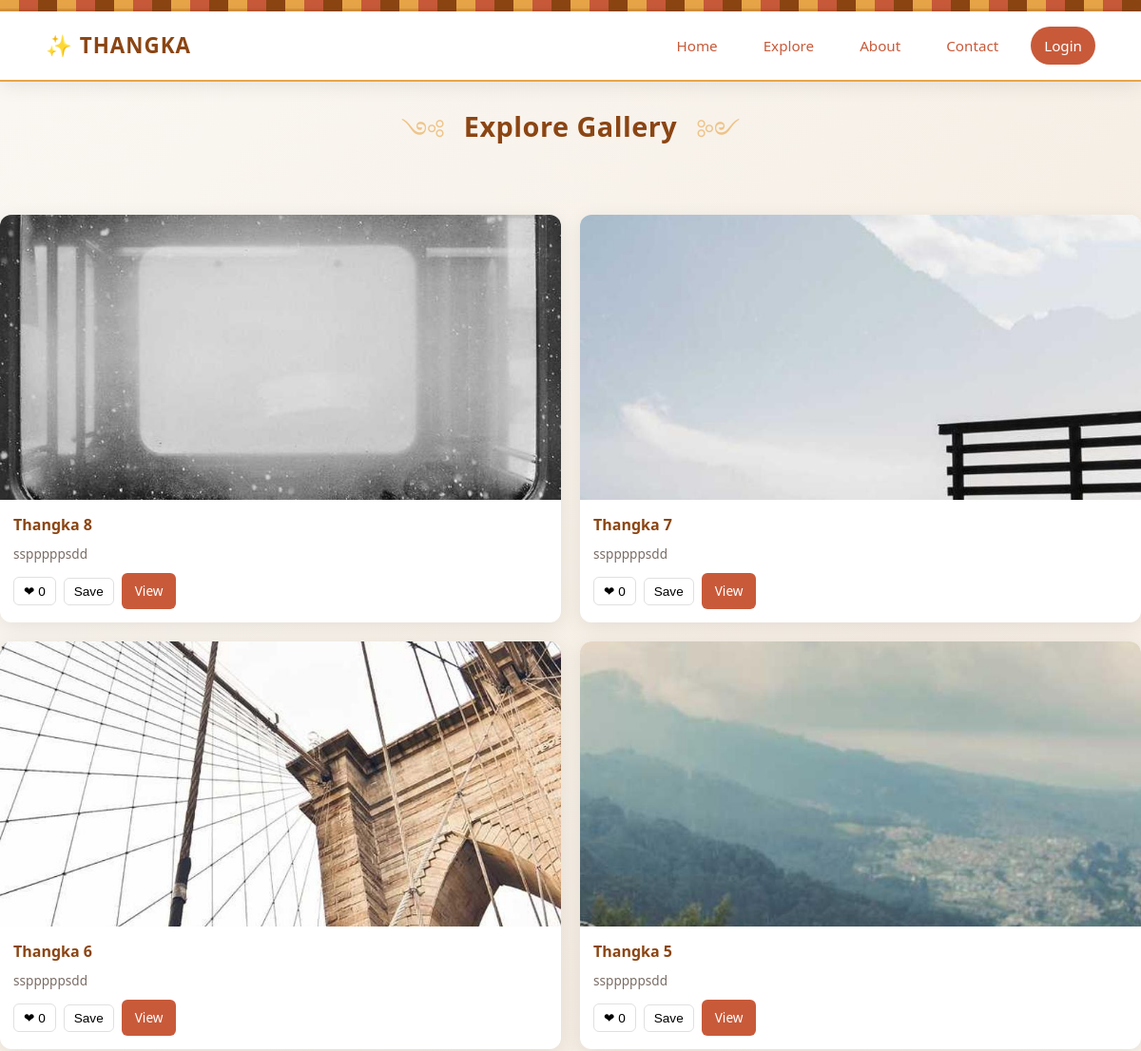
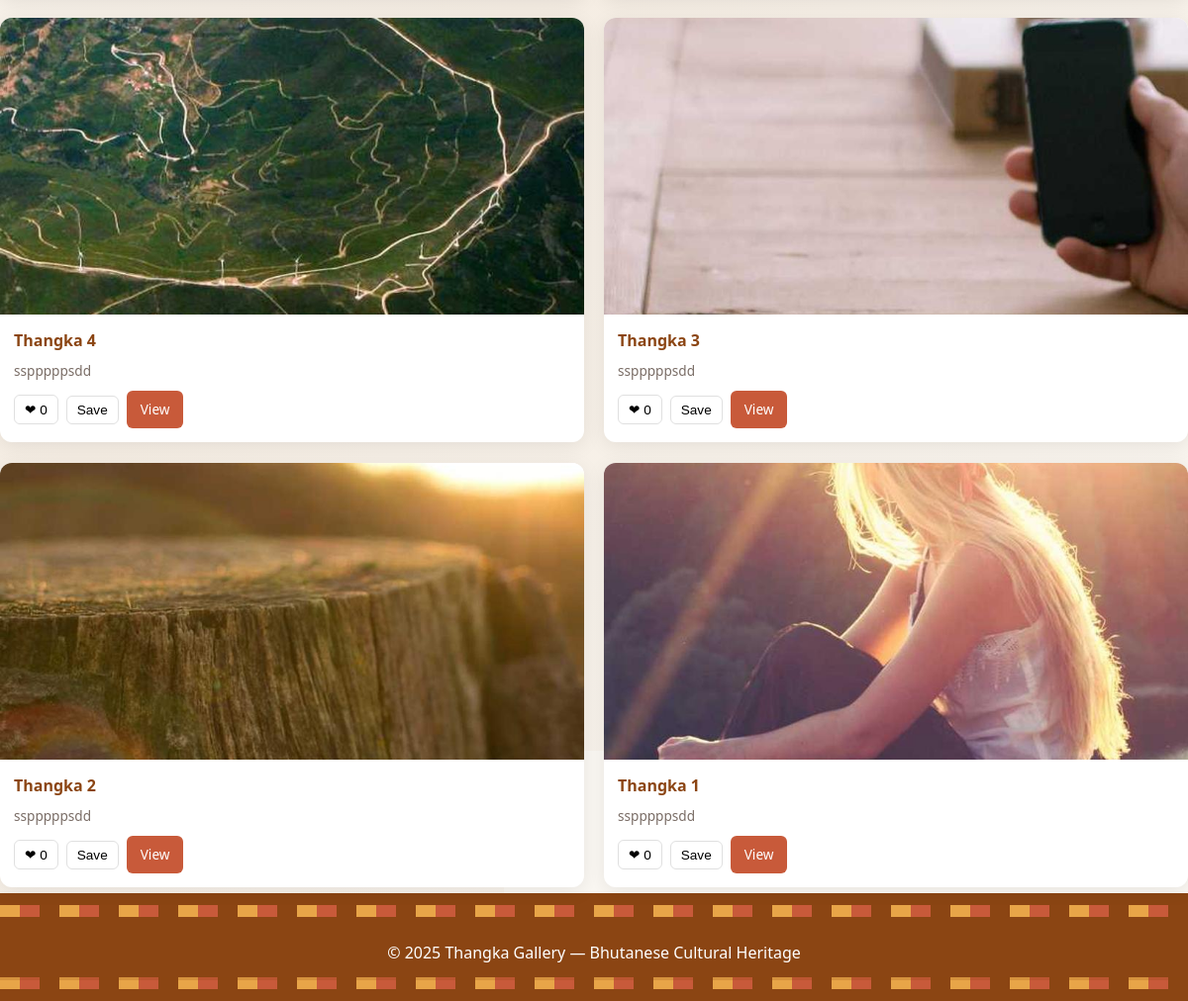
Page /gallery/ on the committed database (2 pictures, top to bottom).
### Thangka_gallary/models.py (models this page shows, shortened)
class Artwork(models.Model):
    MATERIAL_CHOICES = [
        ('cotton', 'Cotton'),
        ('silk', 'Silk'),
        ('paper', 'Paper'),
        ('mixed', 'Mixed Media'),
        ('other', 'Other'),
    ]
    title = models.CharField(max_length=250)
    slug = models.SlugField(max_length=300, unique=True, blank=True)
    artist = models.ForeignKey(Artist, on_delete=models.SET_NULL, null=True, blank=True, related_name='artworks')
    category = models.ForeignKey(Category, on_delete=models.SET_NULL, null=True, blank=True, related_name='artworks')
    tags = models.ManyToManyField(Tag, blank=True, related_name='artworks')
    description = models.TextField(blank=True)
    price = models.DecimalField(max_digits=10, decimal_places=2, null=True, blank=True)
    materials = models.CharField(max_length=40, choices=MATERIAL_CHOICES, default='other')
    created_at = models.DateTimeField(auto_now_add=True)
    year_created = models.PositiveSmallIntegerField(null=True, blank=True)
    is_featured = models.BooleanField(default=False)
    is_published = models.BooleanField(default=True)
    view_count = models.PositiveIntegerField(default=0)
    class Meta:
        ordering = ['-is_featured', '-created_at']

class ArtworkImage(models.Model):
    artwork = models.ForeignKey(Artwork, on_delete=models.CASCADE, related_name='images')
    image = models.ImageField(upload_to='artworks/')
    caption = models.CharField(max_length=200, blank=True)
    order = models.PositiveSmallIntegerField(default=0)
    class Meta:
        ordering = ['order', 'id']

class Artist(models.Model):
    user = models.OneToOneField(User, on_delete=models.CASCADE, related_name='artist', null=True, blank=True)
    name = models.CharField(max_length=140)
    bio = models.TextField(blank=True)
    avatar = models.ImageField(upload_to='artists/avatars/', blank=True, null=True)
    website = models.URLField(blank=True)
    twitter = models.CharField(max_length=200, blank=True)
    instagram = models.CharField(max_length=200, blank=True)

### Thangka_gallary/views.py (the view)
# urls.py: path('gallery/', views.gallery, name='gallery'),
def gallery(request):
    qs = Artwork.objects.filter(is_published=True).order_by('-created_at')
    paginator = Paginator(qs, 12)
    page1 = paginator.get_page(1)
    artworks = list(page1)
    for art in artworks:
        art.likes_count = art.likes.count() if hasattr(art, 'likes') else 0
        art.is_bookmarked = False
        if request.user.is_authenticated:
            art.is_bookmarked = Bookmark.objects.filter(user=request.user, artwork=art).exists()
        art.display_artist = art.artist.name if getattr(art, 'artist', None) and getattr(art.artist, 'name', None) else getattr(art.artist.user, 'username', '')
    return render(request, 'Thangka_gallary/gallery.html', {
        'artworks': artworks,
        'has_next': page1.has_next(),
    })

### Thangka_gallary/Templates/Thangka_gallary/gallery.html (shortened to what this page needs)
{% extends 'Thangka_gallary/base.html' %}
{% load static %}
{% block content %}
<section class="gallery-section bhutanese-page">
  <div class="page-header">
    <div class="header-accent left">༺</div>
    <h2 class="section-title">Explore Gallery</h2>
    <div class="header-accent right">༻</div>
  </div>
  <div id="pinterest-feed" class="gallery-grid">
    {% for art in artworks %}
      {% with img=art.images.all|first %}
      <article class="card" data-id="{{ art.id }}">
        {% if img %}<img loading="lazy" src="{{ img.image.url }}" alt="{{ art.title }}">{% endif %}
        <div class="card-body">
          <h3>{{ art.title }}</h3>
          <p class="muted">{{ art.display_artist }}</p>
          <div class="card-actions">
            <button class="btn-like" data-id="{{ art.id }}">❤ <span class="likes-count">{{ art.likes_count }}</span></button>
            <button class="btn-bookmark" data-id="{{ art.id }}">{{ art.is_bookmarked|yesno:"Saved,Save" }}</button>
            <a class="btn" href="{% url 'artwork_detail' art.id %}">View</a>
          </div>
        </div>
      </article>
      {% endwith %}
    {% endfor %}
  </div>
</section>
{% endblock %}

### Thangka_gallary/Templates/Thangka_gallary/base.html (shortened to what this page needs)
{% load static %}
<!doctype html>
<html lang="en">
<head>
  <link rel="stylesheet" href="{% static 'thangka_gallary/css/style.css' %}">
</head>
<body>
  <div class="decorative-border top"></div>
  <header class="site-header">
    <div class="wrap header-inner">
      <a class="brand" href="/">✨ THANGKA</a>
      <nav id="mainNav" class="main-nav">
        <a href="/">Home</a>
        <a href="/gallery/">Explore</a>
        <a href="/about_thangka/">About</a>
        <a href="/contact/">Contact</a>
        {% if user.is_authenticated %}
          <a href="/notifications/" class="nav-cta">🔔 Notifications</a>
          <a href="/artist/" class="nav-cta">Dashboard</a>
          <a href="/logout/" class="nav-cta muted">Logout</a>
        {% else %}
          <a href="/login/" class="nav-cta">Login</a>
        {% endif %}
      </nav>
    </div>
  </header>
  <main class="page-transition">
    {% block content %}{% endblock %}
  </main>
  <footer class="site-footer">
    <div class="decorative-border footer-top"></div>
    <p>© 2025 Thangka Gallery — Bhutanese Cultural Heritage</p>
    <div class="decorative-border bottom"></div>
  </footer>
</body>
</html>

### rows in the picture
Artwork: images.image (picture), title "Thangka 8", display_artist "sspppppsdd", likes_count "0", is_bookmarked "Save"
Artwork: images.image (picture), title "Thangka 7", display_artist "sspppppsdd", likes_count "0", is_bookmarked "Save"
Artwork: images.image (picture), title "Thangka 6", display_artist "sspppppsdd", likes_count "0", is_bookmarked "Save"
Artwork: images.image (picture), title "Thangka 5", display_artist "sspppppsdd", likes_count "0", is_bookmarked "Save"
Artwork: images.image (picture), title "Thangka 4", display_artist "sspppppsdd", likes_count "0", is_bookmarked "Save"
Artwork: images.image (picture), title "Thangka 3", display_artist "sspppppsdd", likes_count "0", is_bookmarked "Save"
Artwork: images.image (picture), title "Thangka 2", display_artist "sspppppsdd", likes_count "0", is_bookmarked "Save"
Artwork: images.image (picture), title "Thangka 1", display_artist "sspppppsdd", likes_count "0", is_bookmarked "Save"
